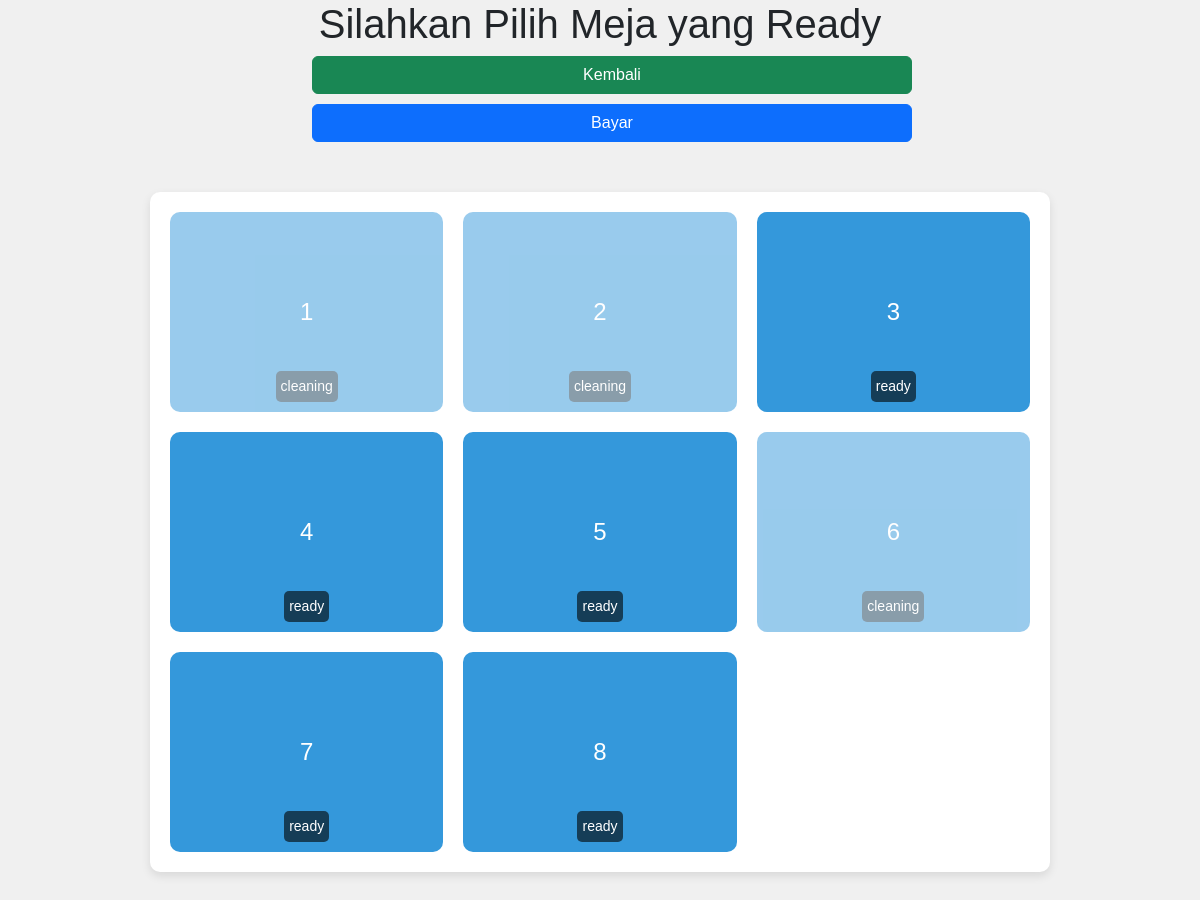
Screenshot of /user/meja.php with the database file from the repository.
### tables this page shows
CREATE TABLE `meja` (
  `id` int NOT NULL,
  `no_meja` int NOT NULL,
  `status` enum('ready','cleaning','used') NOT NULL
);

### user/meja.php (the view, shortened to what this page needs)
<?php
include '../admin/koneksi.php';
$sql = "SELECT * FROM meja";
$result = $koneksi->query($sql);
?>
<!DOCTYPE html>
<html lang="en">
<head>
    <link rel="stylesheet" href="https://cdn.jsdelivr.net/npm/bootstrap-icons@1.11.3/font/bootstrap-icons.min.css">
    <link href="https://cdn.jsdelivr.net/npm/bootstrap@5.3.3/dist/css/bootstrap.min.css" rel="stylesheet">
</head>
<body>
<h1>Silahkan Pilih Meja yang Ready</h1>
<a style="text-decoration: none; color: white;" href="dinein.php">
    <button class="btn btn-success" style="margin-left: 26%; width: 50%; margin-bottom: 10px;">Kembali</button>
</a>
<a style="text-decoration: none; color: white;" href="#" onclick="submitTableSelection()">
    <button class="btn btn-primary" style="margin-left: 26%; width: 50%;">Bayar</button>
</a>
<main id="meja-container">
    <?php
    if ($result->num_rows > 0) {
        while ($row = $result->fetch_assoc()) {
            $status = $row["status"];
            $statusClass = '';
            $onclick = '';
            if ($status == 'cleaning' || $status == 'used') {
                $statusClass = 'disabled';
            } else {
                $onclick = 'onclick="selectTable(this)"';
            }
            echo '<div class="meja ' . $statusClass . '" data-id="' . $row["id"] . '" data-status="' . $status . '" ' . $onclick . '>
                    ' . $row["no_meja"] . '
                    <div class="status">' . $status . '</div>
                  </div>';
        }
    } else {
        echo "Tidak ada data meja.";
    }
    ?>
</main>
</body>
</html>

### user/meja.php (style rules this page uses)
body { font-family: Arial, sans-serif; margin: 0; padding: 0; background-color: #f0f0f0; }
main { display: grid; grid-template-columns: repeat(3, 1fr); gap: 20px; margin: 50px auto; max-width: 900px; padding: 20px; background-color: white; border-radius: 10px; box-shadow: 0 4px 10px rgba(0, 0, 0, 0.1); }
.meja { display: flex; justify-content: center; align-items: center; height: 200px; background-color: #3498db; color: white; font-size: 24px; border-radius: 10px; cursor: pointer; transition: transform 0.2s ease, box-shadow 0.2s ease; position: relative; }
.status { position: absolute; bottom: 10px; font-size: 14px; background-color: rgba(0, 0, 0, 0.6); padding: 5px; border-radius: 5px; }
h1 { text-align: center; }
.meja.disabled { cursor: not-allowed; opacity: 0.5; }

### rows the page displays
meja: no_meja "1", status "cleaning"
meja: no_meja "2", status "cleaning"
meja: no_meja "3", status "ready"
meja: no_meja "4", status "ready"
meja: no_meja "5", status "ready"
meja: no_meja "6", status "cleaning"
meja: no_meja "7", status "ready"
meja: no_meja "8", status "ready"
